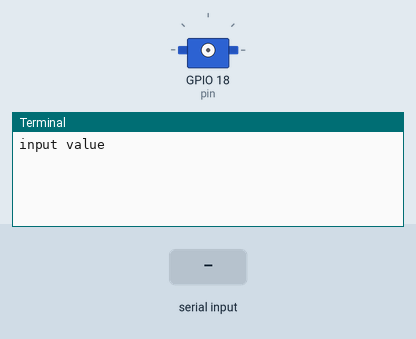
Simulated run of this program. Board: Raspberry Pi (BCM pin numbers). Parts: servo, the last lines printed to the terminal. Inputs (shaded band) come from the test bench. Servo angles are drawn from the pulse width (0.5 ms = 0°, 2.5 ms = 180°).

Above: at 1.2 s.
1.3 s: "5" typed at the terminal
At 2.1 s:
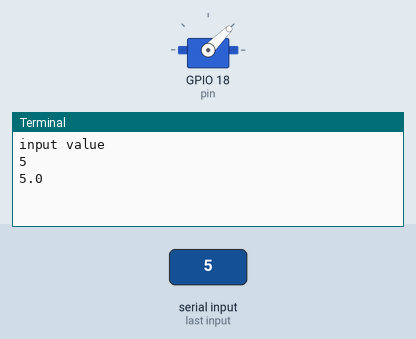
2.8 s: "90" typed at the terminal
At 4.1 s:
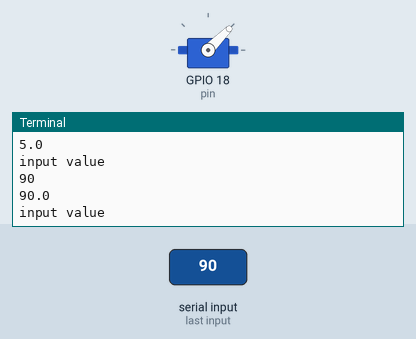

Measured:
- after the input at 1.3 s, the terminal: prints a new line at once (image 1)
- after the input at 2.8 s, the terminal: prints a new line at once (image 2)

The program:

servomotor4.py
```python
import RPi.GPIO as GPIO
import time
pin = 18
GPIO.setmode(GPIO.BCM)
GPIO.setup(pin, GPIO.OUT)
p = GPIO.PWM(pin,50)
p.start(0.0)
var = 1
try:
	while True:
		var = raw_input("input value")
		print float(var)
		p.start(float(var))
		time.sleep(1)
except KeyboardInterrput:
	p.stop()
	GPIO.cleanup()
```
